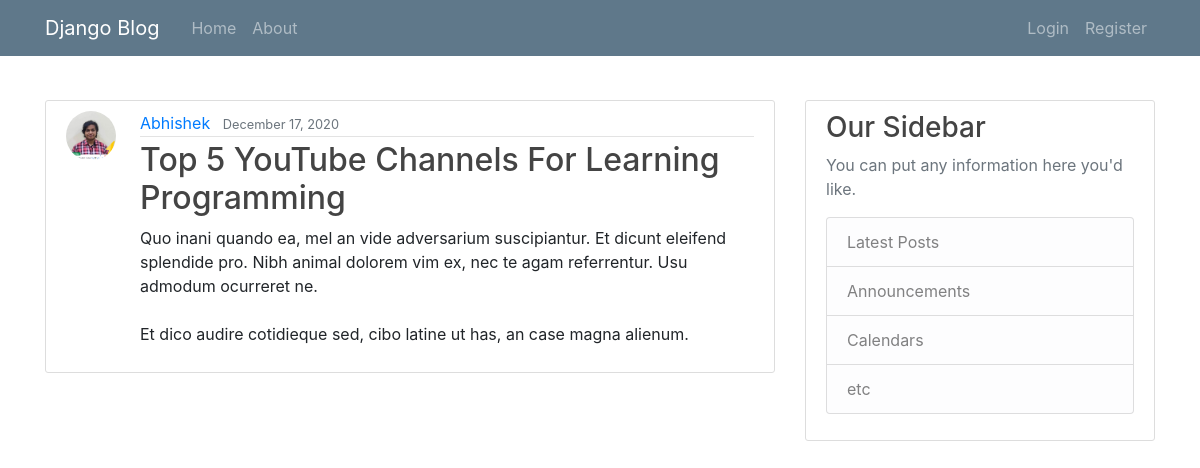
Screenshot of /post/28/ with the database file from the repository.
### blog/models.py (models this page shows, shortened)
class Post(models.Model):
    title = models.CharField(max_length=100)
    content = models.TextField()
    date_posted = models.DateTimeField(auto_now_add=True)
    date_modified = models.DateTimeField(default=timezone.now)
    user= models.ForeignKey(User,on_delete=models.CASCADE,default=None)

### users/models.py (models this page shows, shortened)
class Profile(models.Model):
    user= models.OneToOneField(User, on_delete=models.CASCADE)
    image = models.ImageField(default = 'default.png' , upload_to='profile_pics')

### blog/views.py (the view)
# urls.py: path('post/<int:pk>/', views.PostDetailView.as_view(),name="blog-detail"),
class PostDetailView(DetailView):
        model = Post

### blog/templates/blog/post_detail.html (shortened to what this page needs)
{% extends 'blog/base.html' %}
{% block content %} <article class="media content-section">
	<img src="{{object.user.profile.image.url}}" class="rounded-circle profile-image mr-4" alt="">
	<div class="media-body">
		<div class="article-metadata">
			<a class="mr-2" href="{%  url 'user-blog' post.user.username %}">{{ object.user }}</a>
			<small class="text-muted">{{ object.date_posted|date:'F d, Y' }}</small>
        </div>
		<h2 class="article-title" >{{ object.title }}</h2>
		<p class="article-content">{{ object.content }}</p>
	</div>
</article>
 {% endblock content %}

### blog/static/blog/css/main.css (style rules this page uses)
body { background: #fafafa; color: #333333; margin-top: 5rem; }
.profile-image { width: 50px; }
h1, h2, h3, h4, h5, h6 { color: #444444; }
.content-section { background: #ffffff; padding: 10px 20px; border: 1px solid #dddddd; border-radius: 3px; margin-bottom: 20px; }
.article-title { color: #444444; }
.article-content { white-space: pre-line; }
.article-metadata { padding-bottom: 1px; margin-bottom: 4px; border-bottom: 1px solid #e3e3e3; }

### rows the page displays
Post: user.profile.image (picture), user "Abhishek", date_posted "December 17, 2020", title "Top 5 YouTube Channels For Learning Programming", content "Quo inani quando ea, mel an vide adversarium suscipiantur. Et dicunt eleifend splendide pro. Nibh animal dolorem vim ex, nec te agam referrentur. Usu admodum ocurreret ne. Et dico audire cotidieque sed, cibo latine ut has, an case magna alienum."
